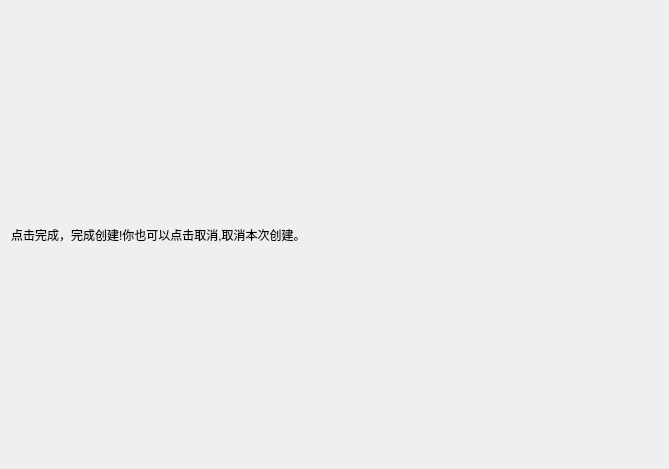
<?xml version="1.0" encoding="UTF-8"?>
<ui version="4.0">
 <class>ConfirmPage</class>
 <widget class="QWizardPage" name="ConfirmPage">
  <property name="geometry">
   <rect>
    <x>0</x>
    <y>0</y>
    <width>669</width>
    <height>469</height>
   </rect>
  </property>
  <property name="windowTitle">
   <string>WizardPage</string>
  </property>
  <layout class="QGridLayout" name="gridLayout">
   <item row="0" column="0">
    <layout class="QVBoxLayout" name="verticalLayout">
     <item>
      <widget class="QLabel" name="label">
       <property name="text">
        <string>点击完成，完成创建!你也可以点击取消,取消本次创建。</string>
       </property>
      </widget>
     </item>
    </layout>
   </item>
  </layout>
 </widget>
 <resources/>
 <connections/>
</ui>
